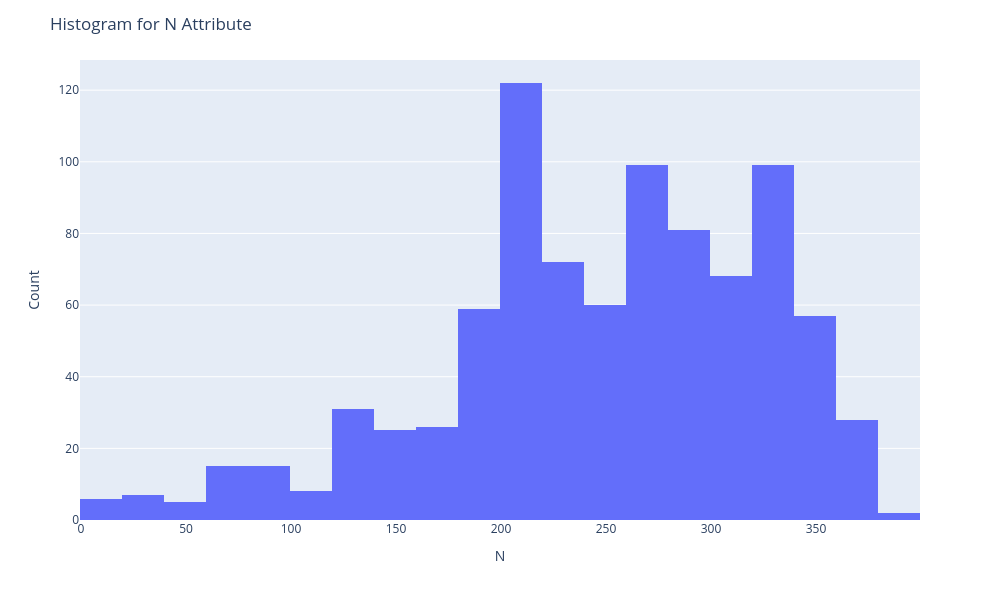
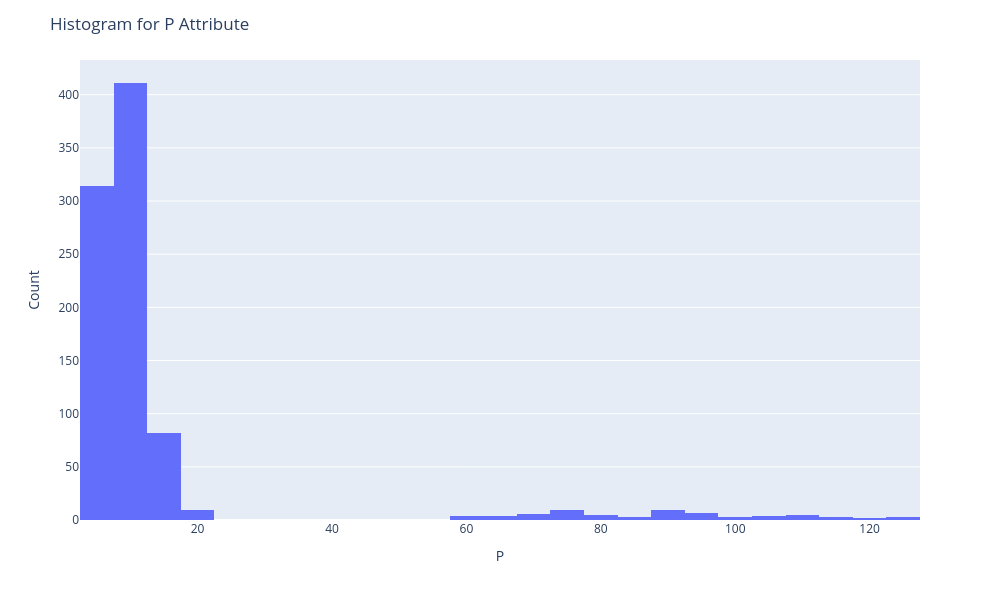

The notebook cell these images were saved under, in order:
### Markdown cell above
#### Histograms

### Code cell
for column in numeric_columns.columns:
    fig = px.histogram(dataset_1, x=column)
    fig.update_layout(yaxis_title='Count', xaxis_title=column, width=1000, height=600,title=f"Histogram for {column} Attribute")
    fig.show()

### Figure 1 — Plotly figure (JSON) as saved in the notebook; plotly's stock layout.template omitted (floating-point values rounded to 4 significant figures; data arrays with more than 128 entries replaced by an {"elided": "..."} marker saying what was removed)
{"data": [{"alignmentgroup": "True", "bingroup": "x", "hovertemplate": "N=%{x}<br>count=%{y}<extra></extra>", "legendgroup": "", "marker": {"color": "#636efa", "pattern": {"shape": ""}}, "name": "", "offsetgroup": "", "orientation": "v", "showlegend": false, "type": "histogram", "x": {"elided": "885 int values"}, "xaxis": "x", "yaxis": "y"}], "layout": {"barmode": "relative", "height": 600, "legend": {"tracegroupgap": 0}, "margin": {"t": 60}, "title": {"text": "Histogram for N Attribute"}, "width": 1000, "xaxis": {"anchor": "y", "domain": [0, 1], "title": {"text": "N"}}, "yaxis": {"anchor": "x", "domain": [0, 1], "title": {"text": "Count"}}}}

### Figure 2 — Plotly figure (JSON) as saved in the notebook; plotly's stock layout.template omitted (floating-point values rounded to 4 significant figures; data arrays with more than 128 entries replaced by an {"elided": "..."} marker saying what was removed)
{"data": [{"alignmentgroup": "True", "bingroup": "x", "hovertemplate": "P=%{x}<br>count=%{y}<extra></extra>", "legendgroup": "", "marker": {"color": "#636efa", "pattern": {"shape": ""}}, "name": "", "offsetgroup": "", "orientation": "v", "showlegend": false, "type": "histogram", "x": {"elided": "885 float values"}, "xaxis": "x", "yaxis": "y"}], "layout": {"barmode": "relative", "height": 600, "legend": {"tracegroupgap": 0}, "margin": {"t": 60}, "title": {"text": "Histogram for P Attribute"}, "width": 1000, "xaxis": {"anchor": "y", "domain": [0, 1], "title": {"text": "P"}}, "yaxis": {"anchor": "x", "domain": [0, 1], "title": {"text": "Count"}}}}
